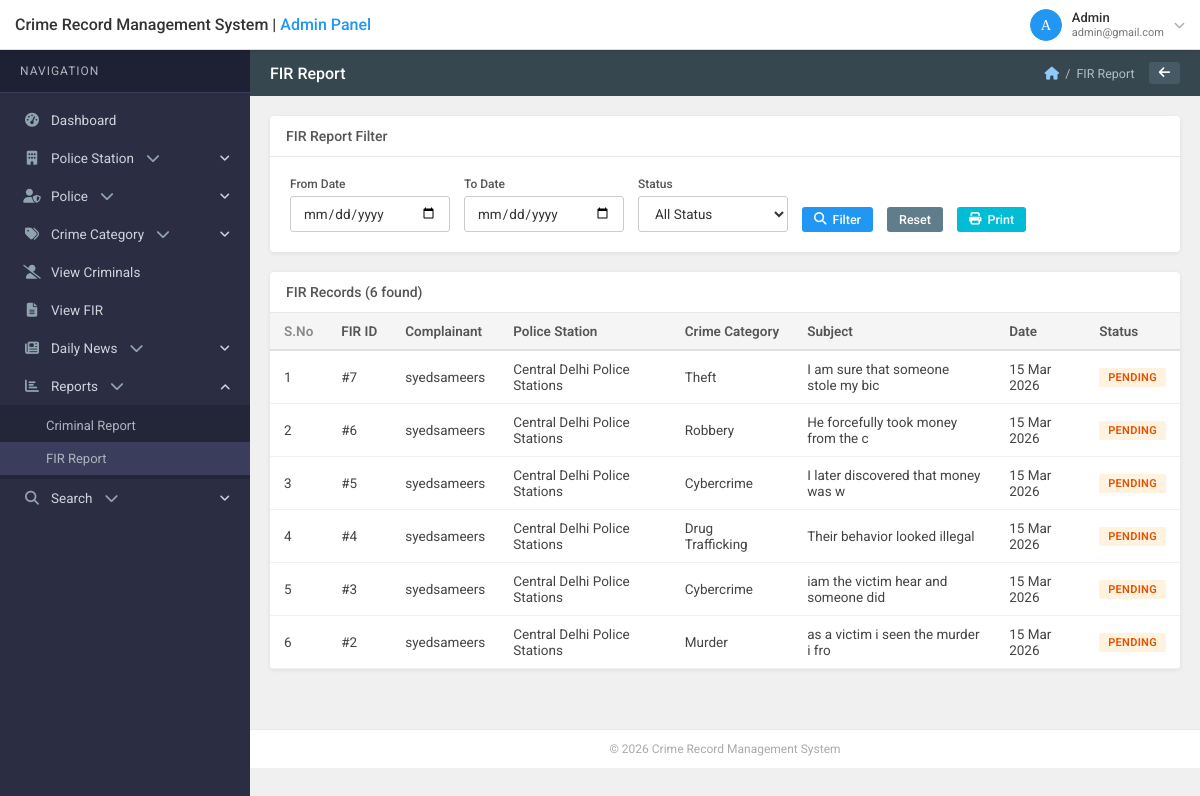
The page /reports/admin/report-fir.php (signed in) on the database its author committed.
### tables this page shows
CREATE TABLE `tbl_fir` (
  `id` int(11) NOT NULL,
  `UserID` int(11) NOT NULL,
  `PoliceStationID` int(11) NOT NULL,
  `CrimeCategoryID` int(11) NOT NULL,
  `FIRSubject` varchar(300) NOT NULL,
  `FIRDetail` text NOT NULL,
  `FIRDate` timestamp NOT NULL DEFAULT current_timestamp(),
  `FIRStatus` varchar(50) NOT NULL DEFAULT 'Pending' COMMENT 'Pending,Inprogress,Solved',
  `PoliceRemark` text DEFAULT NULL,
  `PoliceID` int(11) DEFAULT NULL
);

CREATE TABLE `tbl_user` (
  `id` int(11) NOT NULL,
  `FullName` varchar(200) NOT NULL,
  `Email` varchar(200) NOT NULL,
  `MobileNumber` varchar(15) NOT NULL,
  `Password` varchar(200) NOT NULL,
  `Status` tinyint(1) NOT NULL DEFAULT 0 COMMENT '0=Inactive,1=Active',
  `RegistrationDate` timestamp NOT NULL DEFAULT current_timestamp()
);

CREATE TABLE `tbl_policestation` (
  `id` int(11) NOT NULL,
  `PoliceStationName` varchar(200) NOT NULL,
  `PoliceStationCode` varchar(100) NOT NULL,
  `CreationDate` timestamp NOT NULL DEFAULT current_timestamp()
);

CREATE TABLE `tbl_crimecategory` (
  `id` int(11) NOT NULL,
  `CrimeCategory` varchar(200) NOT NULL,
  `CreationDate` timestamp NOT NULL DEFAULT current_timestamp()
);

### reports/admin/report-fir.php (the view, shortened to what this page needs)
<?php
require_once '../includes/config.php';
$from   = isset($_GET['from']) ? mysqli_real_escape_string($con,$_GET['from']) : '';
$to     = isset($_GET['to'])   ? mysqli_real_escape_string($con,$_GET['to'])   : '';
$where=[];
$wc = $where ? 'WHERE '.implode(' AND ',$where) : '';
$firs = mysqli_query($con,"SELECT f.*,u.FullName as UserName,cc.CrimeCategory,ps.PoliceStationName FROM tbl_fir f LEFT JOIN tbl_user u ON f.UserID=u.id LEFT JOIN tbl_crimecategory cc ON f.CrimeCategoryID=cc.id LEFT JOIN tbl_policestation ps ON f.PoliceStationID=ps.id $wc ORDER BY f.id DESC");
include '../includes/admin-header.php';
?>
<div class="card">
  <div class="card-title-bar">FIR Report Filter</div>
  <div class="card-body">
    <form method="GET" style="display:flex;gap:14px;flex-wrap:wrap;align-items:flex-end;">
      <div>
        <label class="form-label" style="font-size:12px;">From Date</label>
        <input type="date" name="from" class="form-control" style="width:160px;" value="<?php echo htmlspecialchars($from); ?>">
      </div>
      <div>
        <label class="form-label" style="font-size:12px;">To Date</label>
        <input type="date" name="to" class="form-control" style="width:160px;" value="<?php echo htmlspecialchars($to); ?>">
      </div>
      <div>
        <label class="form-label" style="font-size:12px;">Status</label>
        <select name="status" class="form-control" style="width:150px;">
          <option value="">All Status</option>
        </select>
      </div>
      <button type="submit" class="btn btn-primary btn-sm"><i class="fas fa-search"></i> Filter</button>
      <a href="report-fir.php" class="btn btn-secondary btn-sm">Reset</a>
      <button type="button" onclick="window.print()" class="btn btn-info btn-sm no-print"><i class="fas fa-print"></i> Print</button>
    </form>
  </div>
</div>
<div class="card">
  <div class="card-title-bar">FIR Records (<?php echo mysqli_num_rows($firs); ?> found)</div>
  <div class="card-body" style="padding:0;">
    <div class="table-wrapper">
      <table class="crms-table">
        <thead>
          <tr>
            <th class="sno">S.No</th>
            <th>FIR ID</th>
            <th>Complainant</th>
            <th>Police Station</th>
            <th>Crime Category</th>
            <th>Subject</th>
            <th>Date</th>
            <th>Status</th>
          </tr>
        </thead>
        <tbody>
          <?php $i=1; while($row=mysqli_fetch_assoc($firs)):
            $badge=match($row['FIRStatus']){'Pending'=>'badge-pending','Inprogress'=>'badge-inprogress','Solved'=>'badge-solved',default=>'badge-pending'};
          ?>
          <tr>
            <td><?php echo $i++; ?></td>
            <td>#<?php echo $row['id']; ?></td>
            <td><?php echo htmlspecialchars($row['UserName']); ?></td>
            <td><?php echo htmlspecialchars($row['PoliceStationName']); ?></td>
            <td><?php echo htmlspecialchars($row['CrimeCategory']); ?></td>
            <td><?php echo htmlspecialchars(substr($row['FIRSubject'],0,35)); ?></td>
            <td><?php echo date('d M Y',strtotime($row['FIRDate'])); ?></td>
            <td><span class="badge <?php echo $badge; ?>"><?php echo $row['FIRStatus']; ?></span></td>
          </tr>
          <?php endwhile; ?>
        </tbody>
      </table>
    </div>
  </div>
</div>
<?php include '../includes/admin-footer.php'; ?>

### reports/css/style.css (style rules this page uses)
* { box-sizing:border-box; margin:0; padding:0; }
body { font-family:'Roboto',sans-serif; font-size:14px; background:#f0f0f0; color:#333; }
a { text-decoration:none; color:inherit; }
.card { background:#fff; border-radius:4px; box-shadow:0 1px 4px rgba(0,0,0,0.08); margin-bottom:20px; overflow:hidden; }
.card-body { padding:20px; }
.card-title-bar { position:relative; padding:12px 60px 12px 16px; font-size:14px; font-weight:500; color:#555; border-bottom:1px solid #e8e8e8; }
.table-wrapper { overflow-x:auto; }
table.crms-table { width:100%; border-collapse:collapse; font-size:13.5px; }
table.crms-table th { background:#f5f5f5; padding:10px 14px; text-align:left; font-weight:600; color:#555; border-bottom:2px solid #e0e0e0; white-space:nowrap; }
table.crms-table td { padding:10px 14px; border-bottom:1px solid #f0f0f0; vertical-align:middle; color:#444; }
table.crms-table .sno { width:50px; color:#888; }
.form-label { display:block; margin-bottom:5px; font-size:13px; color:#555; font-weight:500; }
.form-control { width:100%; padding:8px 12px; border:1px solid #ccc; border-radius:3px; font-size:13.5px; font-family:'Roboto',sans-serif; color:#333; background:#fff; transition:border-color 0.2s; }
select.form-control { cursor:pointer; }
.btn { display:inline-flex; align-items:center; gap:6px; padding:8px 18px; border:none; border-radius:3px; font-size:13.5px; font-family:'Roboto',sans-serif; cursor:pointer; font-weight:500; transition:all 0.2s; }
.btn-primary { background:#2196F3; color:#fff; }
.btn-info { background:#00BCD4; color:#fff; }
.btn-secondary { background:#607d8b; color:#fff; }
.btn-sm { padding:5px 12px; font-size:12.5px; }
.badge { display:inline-block; padding:3px 9px; border-radius:2px; font-size:11px; font-weight:600; text-transform:uppercase; letter-spacing:0.3px; }
.badge-pending { background:#fff3e0; color:#e65100; }

### rows shown on the page
tbl_fir: id "7", UserID.FullName "syedsameers", PoliceStationID.PoliceStationName "Central Delhi Police Stations", CrimeCategoryID.CrimeCategory "Theft", FIRSubject "I am sure that someone stole my bic", FIRDate "15 Mar 2026", FIRStatus "PENDING"
tbl_fir: id "6", UserID.FullName "syedsameers", PoliceStationID.PoliceStationName "Central Delhi Police Stations", CrimeCategoryID.CrimeCategory "Robbery", FIRSubject "He forcefully took money from the c", FIRDate "15 Mar 2026", FIRStatus "PENDING"
tbl_fir: id "5", UserID.FullName "syedsameers", PoliceStationID.PoliceStationName "Central Delhi Police Stations", CrimeCategoryID.CrimeCategory "Cybercrime", FIRSubject "I later discovered that money was w", FIRDate "15 Mar 2026", FIRStatus "PENDING"
tbl_fir: id "4", UserID.FullName "syedsameers", PoliceStationID.PoliceStationName "Central Delhi Police Stations", CrimeCategoryID.CrimeCategory "Drug Trafficking", FIRSubject "Their behavior looked illegal", FIRDate "15 Mar 2026", FIRStatus "PENDING"
tbl_fir: id "3", UserID.FullName "syedsameers", PoliceStationID.PoliceStationName "Central Delhi Police Stations", CrimeCategoryID.CrimeCategory "Cybercrime", FIRSubject "iam the victim hear and someone did", FIRDate "15 Mar 2026", FIRStatus "PENDING"
tbl_fir: id "2", UserID.FullName "syedsameers", PoliceStationID.PoliceStationName "Central Delhi Police Stations", CrimeCategoryID.CrimeCategory "Murder", FIRSubject "as a victim i seen the murder i fro", FIRDate "15 Mar 2026", FIRStatus "PENDING"

### other values the page prints
$admin_name "Admin"
$admin_email "admin@gmail.com"
$page_title "FIR Report"
mysqli_num_rows($firs) "6"
